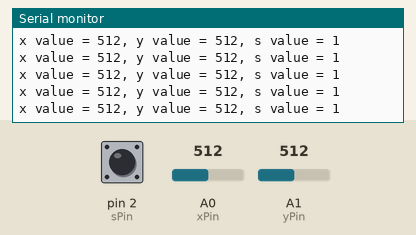
Recording of a sketch running on a simulated Arduino Uno, built with avr-gcc and run on an emulated ATmega328P. On the bench: the last lines printed to the serial monitor. The inputs (shaded band) are chosen by the test bench; at power-on: A0 (xPin) = 512, pin 2 (sPin) HIGH, A1 (yPin) = 512.

Above: at 10.4 s.
10.5 s: A0 (xPin) set to 989
At 11.0 s:
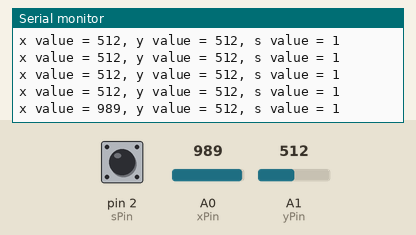
13.5 s: A0 (xPin) set to 1011
At 13.61 s:
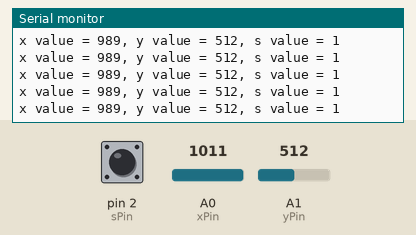
Timing chart, 0 to 16.5 s (numbered marks = the images above; inputs shaded):
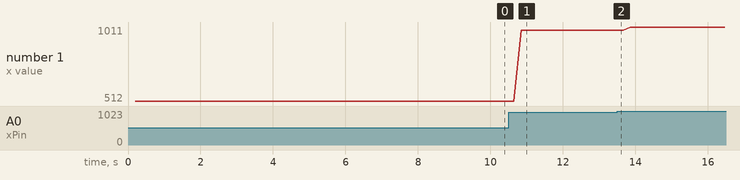

The sketch:

LearningJoysticks.ino
```cpp
int xPin = A0;
int yPin = A1;
int sPin = 2;
int xVal, yVal, sVal;
int dt = 200;

void setup() {
  // put your setup code here, to run once:
  Serial.begin(9600);
  pinMode(xPin, INPUT);
  pinMode(yPin, INPUT);
  pinMode(sPin, INPUT);
  digitalWrite(sPin, HIGH);
}

void loop() {
  // put your main code here, to run repeatedly:
  xVal = analogRead(xPin);
  yVal = analogRead(yPin);
  sVal = digitalRead(sPin);
  delay(dt);
  Serial.print("x value = ");
  Serial.print(xVal);
  Serial.print(", y value = ");
  Serial.print(yVal);
  Serial.print(", s value = ");
  Serial.println(sVal);
}
```

Measured:
- after the input at 10.5 s, the serial monitor: prints a new line after 0.35 s (image 1)
- plotted number 1: 512 → 989 after the input at 10.5 s, 989 → 1011 after the input at 13.5 s
